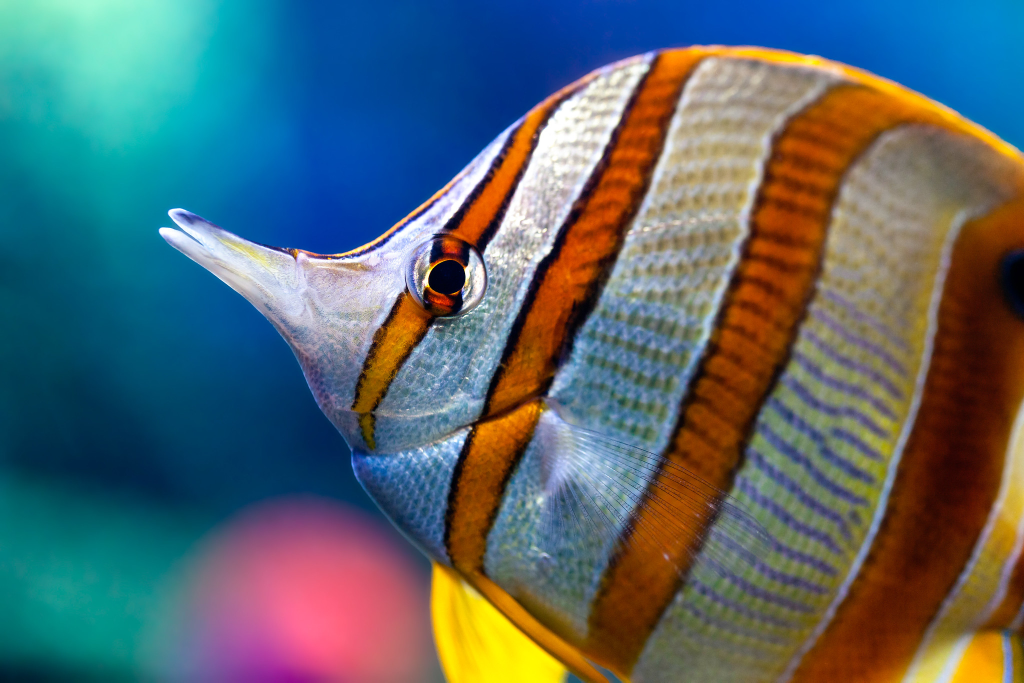
#> input picture 1_BasicImageProcessing/3_DifferenceImageBetweenTwoImages/data/original01.jpg, 2048 x 1365 px (shown at 1/2 size)
$ python main.py
#> lines starting #> are read from the running program, lines starting #| are printed output that depends on the picture
import cv2
import matplotlib.pyplot as plt
import os

def read_img(dir_path, filename):
    return cv2.imread(os.path.join(dir_path, filename))


def get_diff_img(img_original, img_modified):
    # check the sizes of two images
    if img_original.shape != img_modified.shape:
        print("you need to resize the image.")
        exit()

    # get difference image between two images
    return cv2.absdiff(img_original, img_modified)


def save_img(img, dir_path, filename):
    result_diff = cv2.imwrite(os.path.join(dir_path, filename), img)
    if result_diff == False:
        print("Can't save the image: ", filename)
        exit()


def plot_img_2_times_2(img_original_bgr, img_modified_bgr, img_diff_bgr, img_diff_gray_bgr):
    # change from BGR to RGB for matplotlib
    img_original_rgb = cv2.cvtColor(img_original_bgr, cv2.COLOR_BGR2RGB)
    img_modified_rgb = cv2.cvtColor(img_modified_bgr, cv2.COLOR_BGR2RGB)
    img_diff_rgb = cv2.cvtColor(img_diff_bgr, cv2.COLOR_BGR2RGB)
    img_diff_gray_rgb = cv2.cvtColor(img_diff_gray_bgr, cv2.COLOR_BGR2RGB)

    # output by matplotlib
    fig, axs = plt.subplots(2, 2, figsize=(10, 15))

    axs[0, 0].imshow(img_original_rgb)
    axs[0, 0].set_title("original")
    axs[0, 0].axis("off")

    axs[0, 1].imshow(img_modified_rgb)
    axs[0, 1].set_title("modified")
    axs[0, 1].axis("off")

    axs[1, 0].imshow(img_diff_rgb)
    axs[1, 0].set_title("difference(colored)")
    axs[1, 0].axis("off")

    axs[1, 1].imshow(img_diff_gray_rgb)
    axs[1, 1].set_title("difference(grayscale)")
    axs[1, 1].axis("off")

    plt.tight_layout()
    plt.show()


def main():
    # set a relative path for using the image folder
    dir_path_src = os.path.dirname(__file__)
    dir_path_data = os.path.join(dir_path_src, "..", "data")
    dir_path_output = os.path.join(dir_path_src, "..", "output")

    # read images
    img_original = read_img(dir_path_data, "original01.jpg")
#> in read_img, returned value is the input picture: shape (1365, 2048, 3); mean B, G, R 108.5, 103.5, 86
    img_modified = read_img(dir_path_data, "modified01.jpg")
#> call 2 of read_img, with filename = 'modified01.jpg'
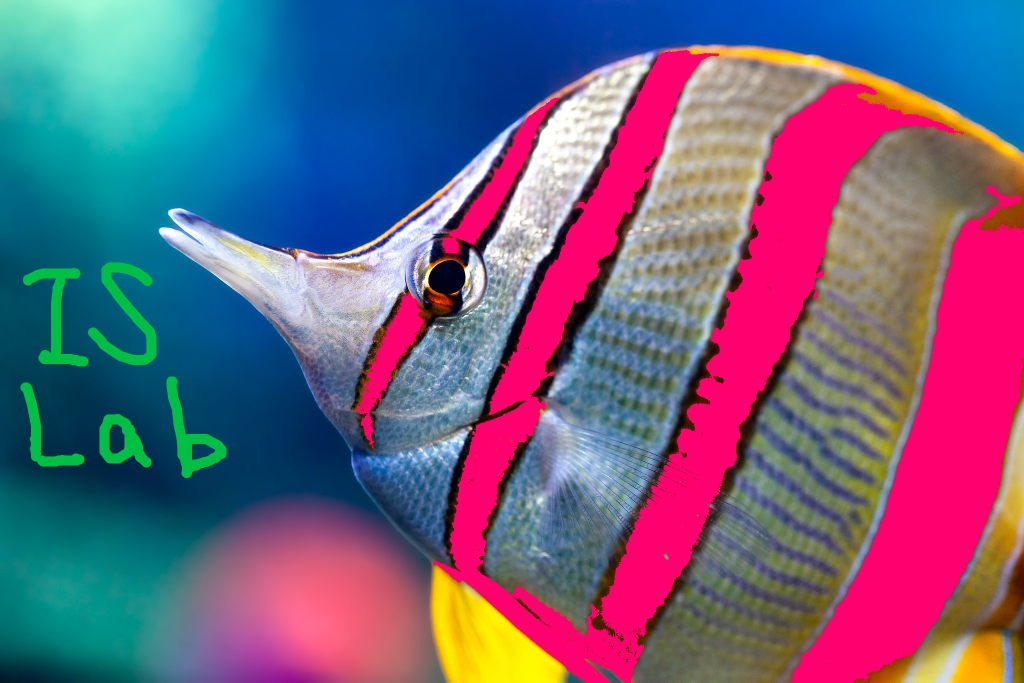
#> input picture 1_BasicImageProcessing/3_DifferenceImageBetweenTwoImages/data/modified01.jpg, 2048 x 1365 px (shown at 1/2 size)
#> in read_img, returned value is the input picture: shape (1365, 2048, 3); mean B, G, R 126, 96.3, 108.5

    # get difference
    diff = get_diff_img(img_original, img_modified)
#> in get_diff_img, `return cv2.absdiff(img_original, img_modified)`:
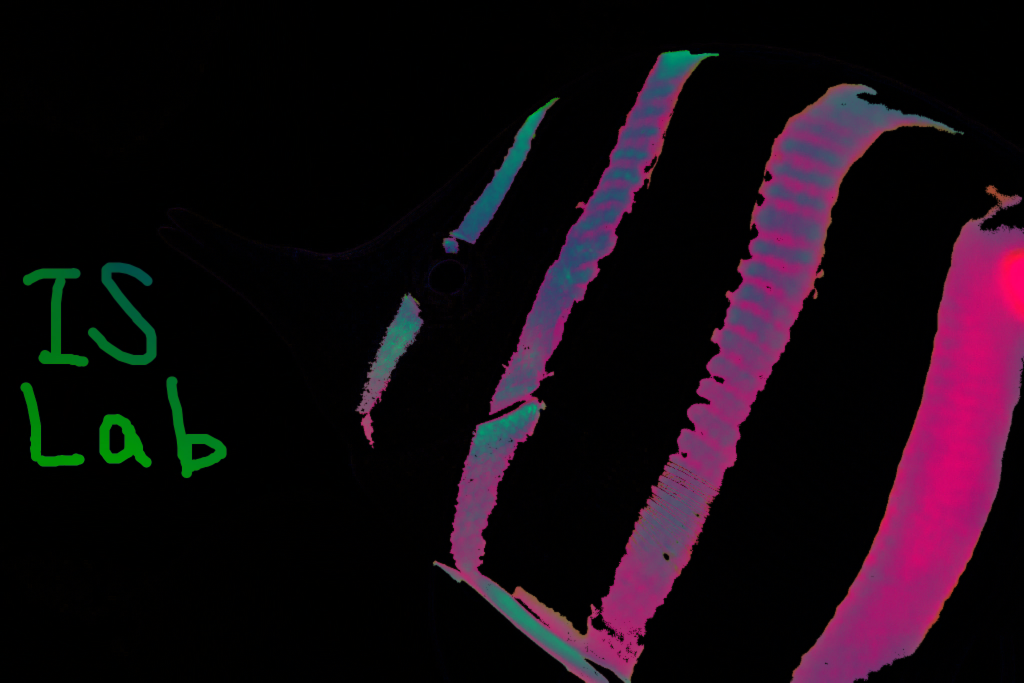
#> returned value: shape (1365, 2048, 3) (shown at 1/2 size); mean of channels 0, 1, 2 18.7, 10.5, 22.8; drawn as B, G, R

    # get grayscale difference
    diff_gray = cv2.cvtColor(diff, cv2.COLOR_BGR2GRAY)
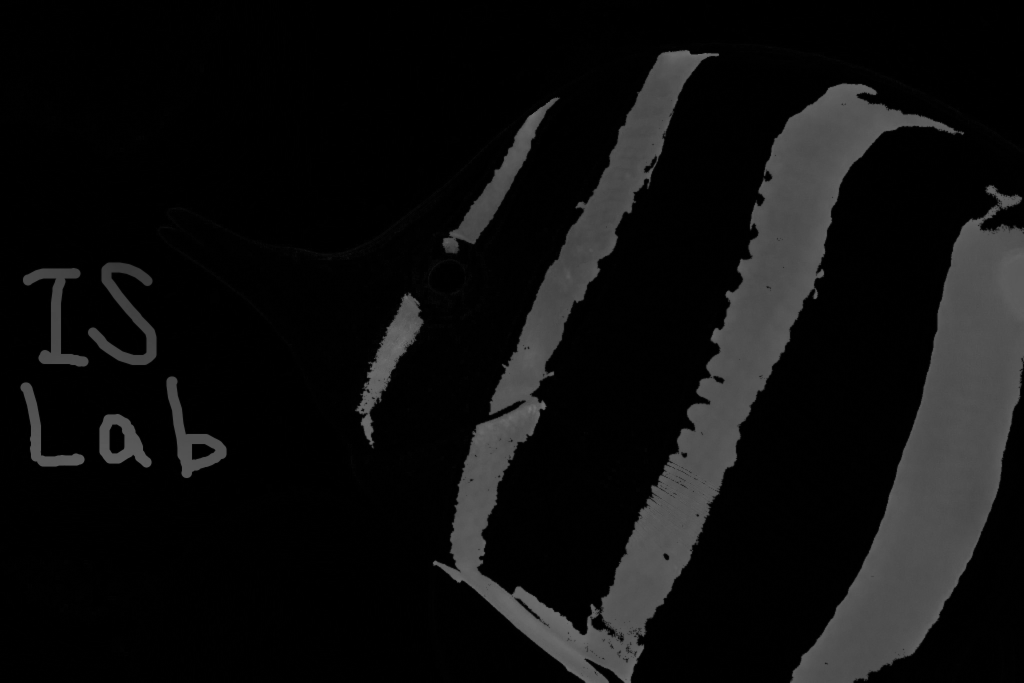
#> diff_gray: shape (1365, 2048) (shown at 1/2 size); min 0, max 119, mean 15.1

    # save the images as jpg
    save_img(diff, dir_path_output, "diff.jpg")
    save_img(diff_gray, dir_path_output, "diff_gray.jpg")

    # display as 2 times 2
    plot_img_2_times_2(img_original, img_modified, diff, diff_gray)
#> in plot_img_2_times_2, `plt.show()`:
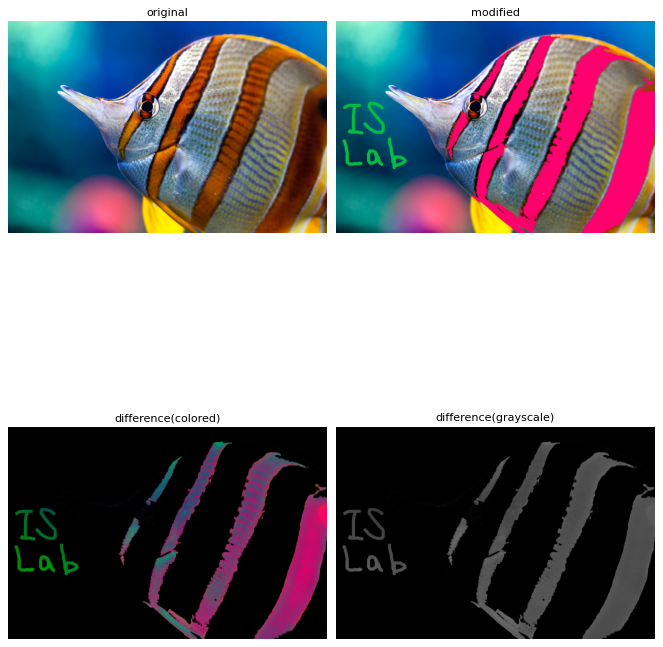
#> figure drawn by matplotlib, 4 panels

if __name__ == "__main__":
    main()
